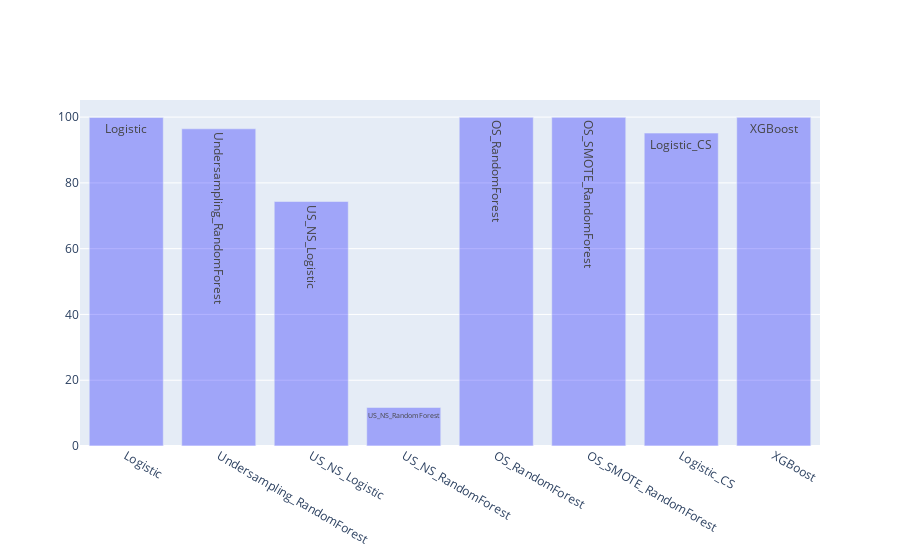

The cell this chart's notebook holds for it:
### Code cell
#Comparison plots

#Accuracies

import plotly as py
import plotly.graph_objs as go
from plotly.offline import init_notebook_mode, iplot, plot
init_notebook_mode(connected=True)
from plotly import tools,subplots

Bar1 = go.Bar(x = list(accuracies.keys()), 
              y = list(accuracies.values()), 
              name = "Accuracies", 
              marker = dict(color = 'rgba(0, 0, 255, 0.3)'), 
              text = list(f1scores.keys()))

data = Bar1
layout = go.Layout()
fig = go.Figure(data = data, layout = layout)
iplot(fig)

### Figure 1 — Plotly figure (JSON) as saved in the notebook; plotly's stock layout.template omitted (floating-point values rounded to 4 significant figures)
{"data": [{"marker": {"color": "rgba(0, 0, 255, 0.3)"}, "name": "Accuracies", "text": ["Logistic", "Undersampling_RandomForest", "US_NS_Logistic", "US_NS_RandomForest", "OS_RandomForest", "OS_SMOTE_RandomForest", "Logistic_CS", "XGBoost"], "type": "bar", "x": ["Logistic", "Undersampling_RandomForest", "US_NS_Logistic", "US_NS_RandomForest", "OS_RandomForest", "OS_SMOTE_RandomForest", "Logistic_CS", "XGBoost"], "y": [99.9, 96.44, 74.34, 11.72, 99.94, 99.93, 95.13, 99.94]}], "layout": {}}
